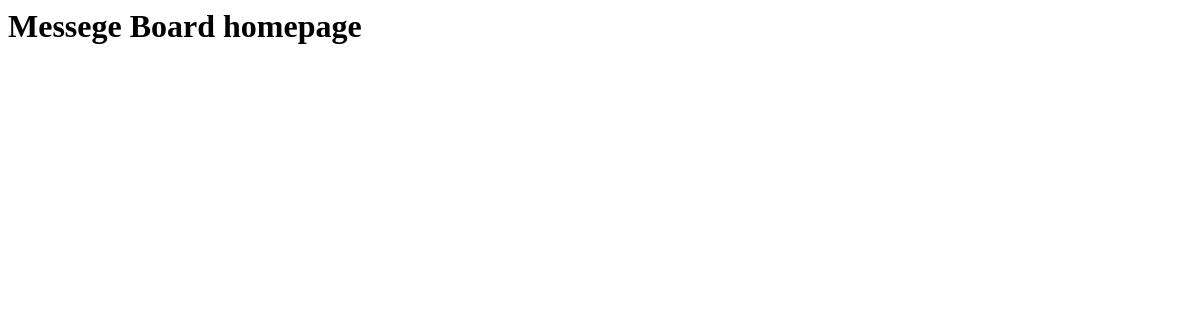
/posts/, run on an earlier commit of the app's database.
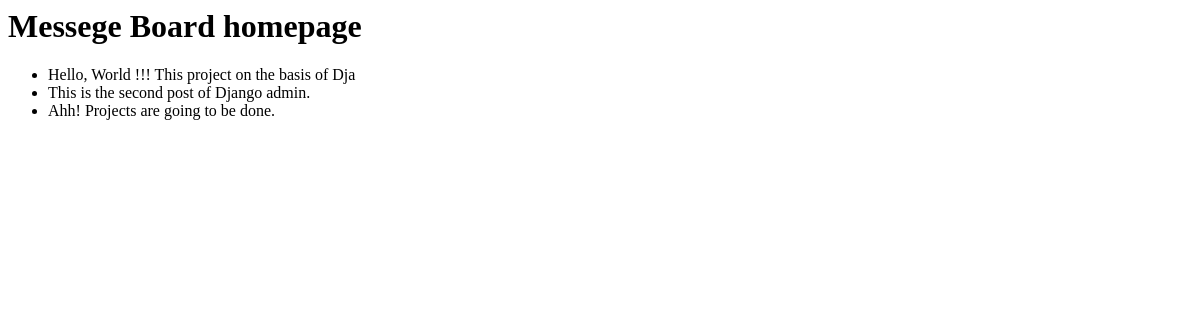
And on a later commit of the database.
### posts/models.py (models this page shows)
class Post(models.Model):
	text = models.TextField()
	def __str__(self):
		return self.text[:50]

### posts/views.py (the view)
# urls.py: path('', PostPageView.as_view(), name= 'posts')
class PostPageView(ListView):
	model = Post
	template_name= 'posts.html'
	context_object_name ='all_posts_list' #new added

### posts/templates/posts.html
<h1>Messege Board homepage</h1>
<ul>
	{% for post in all_posts_list %}
	<li>{{ post }}</li>
	{% endfor %}
</ul>

What changed in the data, as far as the page shows it:
added Post: text "Hello, World !!! This project on the basis of Dja"
added Post: text "This is the second post of Django admin."
added Post: text "Ahh! Projects are going to be done."
